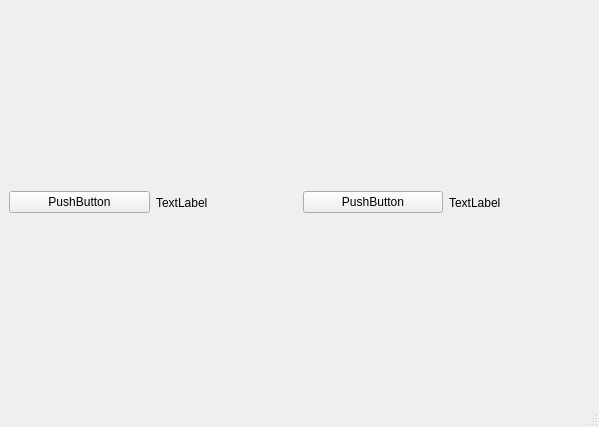
<?xml version="1.0" encoding="UTF-8"?>
<ui version="4.0">
 <class>MainWindow</class>
 <widget class="QMainWindow" name="MainWindow">
  <property name="geometry">
   <rect>
    <x>0</x>
    <y>0</y>
    <width>599</width>
    <height>427</height>
   </rect>
  </property>
  <property name="windowTitle">
   <string>MainWindow</string>
  </property>
  <widget class="QWidget" name="centralwidget">
   <layout class="QHBoxLayout" name="horizontalLayout">
    <item>
     <widget class="QPushButton" name="pushButton">
      <property name="text">
       <string>PushButton</string>
      </property>
     </widget>
    </item>
    <item>
     <widget class="QLabel" name="label">
      <property name="text">
       <string>TextLabel</string>
      </property>
     </widget>
    </item>
    <item>
     <widget class="QPushButton" name="pushButton_2">
      <property name="text">
       <string>PushButton</string>
      </property>
     </widget>
    </item>
    <item>
     <widget class="QLabel" name="label_2">
      <property name="text">
       <string>TextLabel</string>
      </property>
     </widget>
    </item>
   </layout>
  </widget>
  <widget class="QMenuBar" name="menubar">
   <property name="geometry">
    <rect>
     <x>0</x>
     <y>0</y>
     <width>599</width>
     <height>21</height>
    </rect>
   </property>
  </widget>
  <widget class="QStatusBar" name="statusbar"/>
 </widget>
 <resources/>
 <connections/>
</ui>
